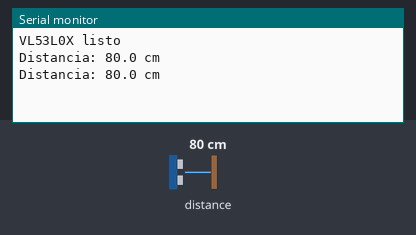
Recording of a sketch running on a simulated ESP32. On the bench: the last lines printed to the serial monitor. The inputs (shaded band) are chosen by the test bench; at power-on: distance to the obstacle 80 cm.

Above: at 5.8 s.
5.9 s: distance to the obstacle set to 250 cm
At 11.4 s:
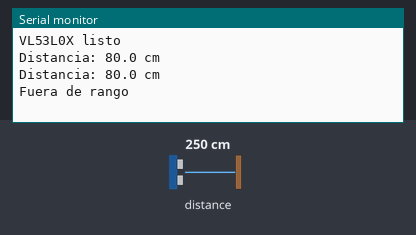
16.6 s: distance to the obstacle set to 2 cm
At 21.5 s:
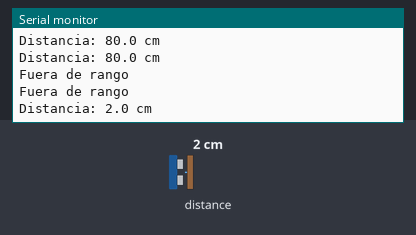

The sketch:

tof_test.ino
```cpp
#include <Wire.h>
#include <VL53L0X.h>

VL53L0X tof;

const int OFFSET_MM = 0;  // ajusta si hay desplazamiento

void setup() {
  Serial.begin(115200);
  Wire.begin(21, 22);
  Wire.setClock(400000);

  tof.setTimeout(500);
  if (!tof.init()) {
    Serial.println("ERROR: VL53L0X no encontrado");
    while (1);
  }

  tof.setMeasurementTimingBudget(200000);
  tof.startContinuous(100);
  Serial.println("VL53L0X listo\n");
}

void loop() {
  uint16_t raw = tof.readRangeContinuousMillimeters();

  if (tof.timeoutOccurred() || raw >= 8190) {
    Serial.println("Fuera de rango");
  } else {
    float d = (raw - OFFSET_MM) / 10.0;
    if (d < 0) d = 0;

    Serial.print("Distancia: ");
    Serial.print(d, 1);  // 1 decimal
    Serial.println(" cm");
  }

  delay(5000);
}
```

Measured:
- after the input at 5.9 s, the serial monitor: prints a new line after 4.2 s (image 1)
- after the input at 16.6 s, the serial monitor: prints a new line after 3.6 s (image 2)
